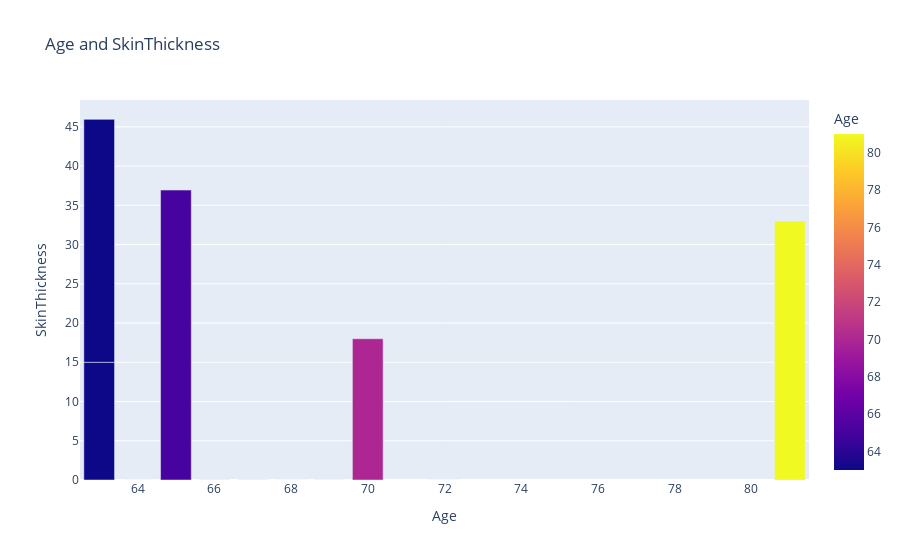

Notebook code cell kept with this figure:
### Code cell
ageSkinthickness = diabetes_analysis.sort_values('Age' ,ascending=False).head(20)
fig = px.bar(ageSkinthickness, x = 'Age', y = 'SkinThickness', color = 'Age' , title='Age and SkinThickness')
fig.show()

### Figure 1 — Plotly figure (JSON) as saved in the notebook; plotly's stock layout.template omitted (floating-point values rounded to 4 significant figures)
{"data": [{"alignmentgroup": "True", "hovertemplate": "Age=%{marker.color}<br>SkinThickness=%{y}<extra></extra>", "legendgroup": "", "marker": {"color": [81, 72, 70, 69, 69, 68, 67, 67, 67, 66, 66, 66, 66, 65, 65, 65, 64, 63, 63, 63], "coloraxis": "coloraxis", "pattern": {"shape": ""}}, "name": "", "offsetgroup": "", "orientation": "v", "showlegend": false, "textposition": "auto", "type": "bar", "x": [81, 72, 70, 69, 69, 68, 67, 67, 67, 66, 66, 66, 66, 65, 65, 65, 64, 63, 63, 63], "xaxis": "x", "y": [33, 0, 18, 0, 0, 0, 0, 0, 0, 0, 0, 0, 0, 37, 0, 0, 0, 15, 31, 0], "yaxis": "y"}], "layout": {"barmode": "relative", "coloraxis": {"colorbar": {"title": {"text": "Age"}}, "colorscale": [[0, "#0d0887"], [0.1111, "#46039f"], [0.2222, "#7201a8"], [0.3333, "#9c179e"], [0.4444, "#bd3786"], [0.5556, "#d8576b"], [0.6667, "#ed7953"], [0.7778, "#fb9f3a"], [0.8889, "#fdca26"], [1, "#f0f921"]]}, "legend": {"tracegroupgap": 0}, "title": {"text": "Age and SkinThickness"}, "xaxis": {"anchor": "y", "domain": [0, 1], "title": {"text": "Age"}}, "yaxis": {"anchor": "x", "domain": [0, 1], "title": {"text": "SkinThickness"}}}}
